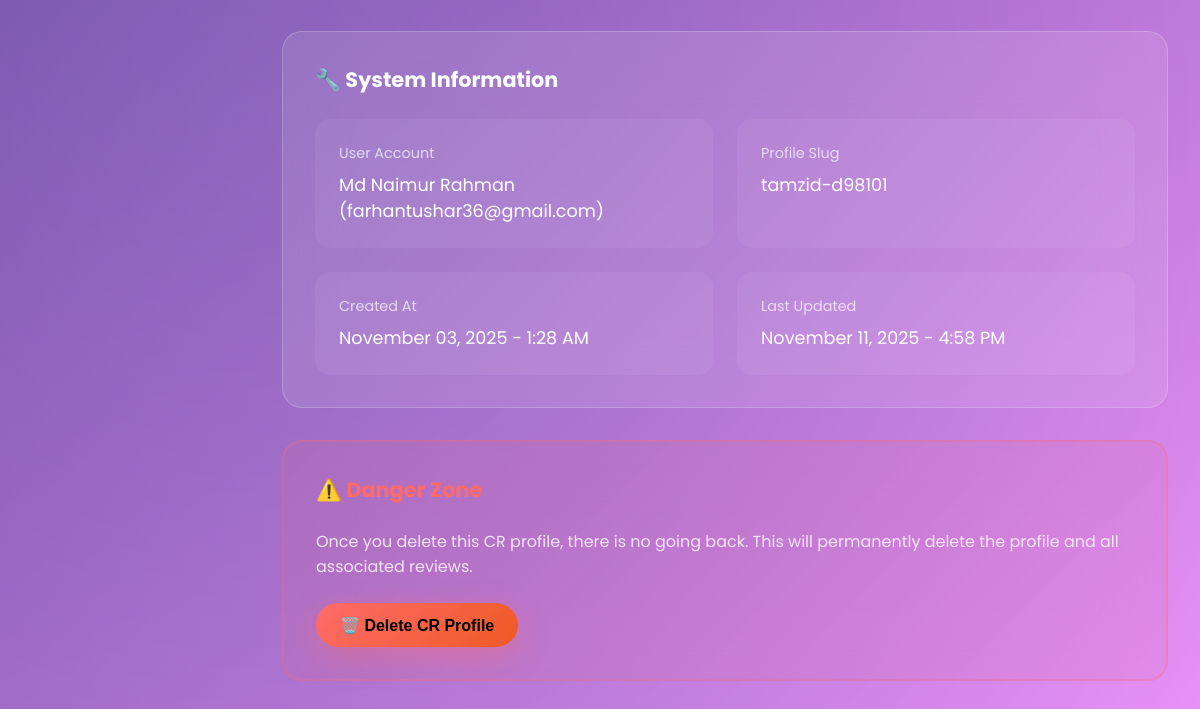
Page /admin_dashboard/cr/view/tamzid-d98101/ (signed in, lower part) on the earlier database version.
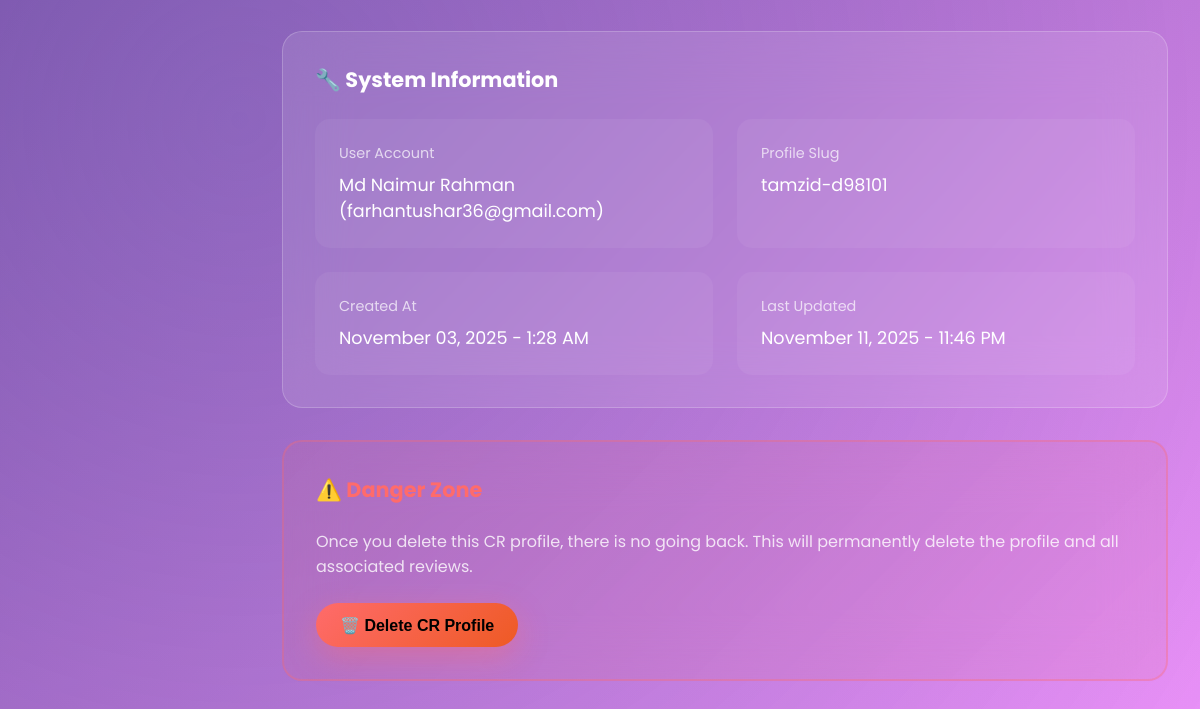
Same page on the later database version.
### cr/models.py (models this page shows, shortened)
class CrProfile(models.Model):
    user=models.OneToOneField('userprofile.User', on_delete=models.CASCADE,related_name='user_profile')
    university=models.ForeignKey(University, on_delete=models.CASCADE,related_name='university_crs')
    department=models.ForeignKey(Department, on_delete=models.CASCADE,related_name='department_crs')
    cr_status = models.CharField(
    max_length=20,
    choices=[('Present', 'Present CR'), ('Former', 'Former CR')],
    default='Present'
    )
    profile_picture = models.ImageField(upload_to='cr_profile_pictures/', blank=True, null=True)
    name = models.CharField(max_length=100)
    gender = models.CharField(choices=[('M', 'Male'), ('F', 'Female')], max_length=1)
    email = models.EmailField(blank=True, null=True)
    phone = models.CharField(max_length=30, blank=True, null=True)
    st_id = models.CharField(max_length=50, unique=True)
    batch = models.CharField(max_length=20)
    dept_batch = models.CharField(max_length=20 , blank=True, null=True)
    section = models.CharField(max_length=10)
    bio = models.TextField(blank=True, null=True)
    date_of_birth = models.DateField(blank=True, null=True)
    slug = models.SlugField(unique=True, blank=True)
    facebook_url = models.URLField(default='https://www.facebook.com/')
    instagram_url = models.URLField(default='https://www.instagram.com/')
    linkedin_url = models.URLField(default='https://www.linkedin.com/')
    created_at=models.DateTimeField(auto_now_add=True)
    updated_at=models.DateTimeField(auto_now=True)
    deleted_at=models.DateTimeField(auto_now=True,blank=True,null=True)
    @property
    def average_rating(self):
        avg=self.cr_reviews.aggregate(Avg('rating'))['rating__avg']
        return round(avg,1) if avg else 0

### userprofile/models.py (models this page shows, shortened)
class User(AbstractBaseUser,PermissionsMixin):
    university=models.ForeignKey(University, on_delete=models.SET_NULL,related_name='university_user',null=True,blank=True)
    department=models.ForeignKey(Department, on_delete=models.SET_NULL,related_name='department_user',null=True,blank=True)
    profile_picture = models.CharField(max_length=500, null=True, blank=True)
    first_name = models.CharField(max_length=50)
    last_name = models.CharField(max_length=50)
    gender = models.CharField(choices=[('M', 'Male'), ('F', 'Female')], max_length=1)
    email = models.EmailField(unique=True)
    phone=models.CharField(max_length=20,null=True,blank=True)
    date_of_birth=models.DateField(null=True,blank=True)
    student_id=models.CharField(max_length=50,unique=True,null=True,blank=True)
    batch=models.CharField(max_length=20,null=True,blank=True)
    dept_batch = models.CharField(max_length=20 , blank=True, null=True)
    section=models.CharField(max_length=20,null=True,blank=True)
    bio=models.TextField(null=True,blank=True)
    facebook_url=models.URLField(default='https://www.facebook.com/')
    instagram_url=models.URLField(default='https://www.instagram.com/')
    linkedin_url=models.URLField(default='https://www.linkedin.com/')
    role=models.CharField(max_length=20, default='student')
    slug=models.SlugField(blank=True,unique=True)
    is_email_verified = models.BooleanField(default=False)
    email_verification_token = models.UUIDField(blank=True, null=True, editable=False)
    email_verification_token_created = models.DateTimeField(blank=True, null=True)
    password_reset_token = models.UUIDField(null=True, blank=True, editable=False)
    password_reset_token_created = models.DateTimeField(null=True, blank=True)
    is_active = models.BooleanField(default=True)
    is_staff = models.BooleanField(default=False)
    created_at = models.DateTimeField(auto_now_add=True)
    updated_at = models.DateTimeField(auto_now=True)
    deleted_at = models.DateTimeField(blank=True, null=True)
    USERNAME_FIELD = 'email'
    REQUIRED_FIELDS = ['first_name','last_name']
    objects = CustomUserManager()
    def get_full_name(self):
        return f"{self.first_name} {self.last_name}"

### admin_dashboard/views.py (the view)
# urls.py: path('admin_dashboard/cr/view/<slug:slug>/', admin_view_cr, name='admin_view_cr'),
@staff_member_required
def admin_view_cr(request, slug):
    cr = get_object_or_404(CrProfile, slug=slug)
    reviews = Review.objects.filter(cr_profile=cr, is_approved=True).order_by('-created_at')[:5]
    total_reviews_count = Review.objects.filter(cr_profile=cr).count()
    approved_reviews_count = Review.objects.filter(cr_profile=cr, is_approved=True).count()
    pending_reviews_count = total_reviews_count - approved_reviews_count
    context = {
        'cr': cr,
        'reviews': reviews,
        'title': f'View CR: {cr.name}',
        'approved_reviews_count': approved_reviews_count,
        'total_reviews_count': total_reviews_count,
        'pending_reviews_count': pending_reviews_count,
    }
    return render(request, 'admin_dashboard/view_cr_admin.html', context)

### templates/admin_dashboard/view_cr_admin.html (shortened to what this page needs)
{% load static %}
{% block content %}
    <link rel="stylesheet" href="{% static 'style.css' %}">
    <link rel="stylesheet" href="{% static 'admin_dashboard/admin_dashboard.css' %}">
    <div class="dashboard-container1">
        <main class="main-content1">
            <div class="dashboard-card1">
                <h2 class="card-title1">🔧 System Information</h2>
                <div style="display: grid; grid-template-columns: repeat(2, 1fr); gap: 1.5rem;">
                    <div style="background: rgba(255, 255, 255, 0.05); border-radius: 15px; padding: 1.5rem;">
                        <div style="color: rgba(255, 255, 255, 0.7); font-size: 0.9rem; margin-bottom: 0.5rem;">User Account</div>
                        <div style="color: white; font-size: 1.1rem;">{{ cr.user.get_full_name }} ({{ cr.user.email }})</div>
                    </div>
                    <div style="background: rgba(255, 255, 255, 0.05); border-radius: 15px; padding: 1.5rem;">
                        <div style="color: rgba(255, 255, 255, 0.7); font-size: 0.9rem; margin-bottom: 0.5rem;">Profile Slug</div>
                        <div style="color: white; font-size: 1.1rem; word-break: break-all;">{{ cr.slug }}</div>
                    </div>
                    <div style="background: rgba(255, 255, 255, 0.05); border-radius: 15px; padding: 1.5rem;">
                        <div style="color: rgba(255, 255, 255, 0.7); font-size: 0.9rem; margin-bottom: 0.5rem;">Created At</div>
                        <div style="color: white; font-size: 1.1rem;">{{ cr.created_at|date:"F d, Y - g:i A" }}</div>
                    </div>
                    <div style="background: rgba(255, 255, 255, 0.05); border-radius: 15px; padding: 1.5rem;">
                        <div style="color: rgba(255, 255, 255, 0.7); font-size: 0.9rem; margin-bottom: 0.5rem;">Last Updated</div>
                        <div style="color: white; font-size: 1.1rem;">{{ cr.updated_at|date:"F d, Y - g:i A" }}</div>
                    </div>
                </div>
            </div>
            <div class="dashboard-card1" style="border: 2px solid rgba(255, 107, 107, 0.3); background: linear-gradient(135deg, rgba(255, 107, 107, 0.1), rgba(238, 90, 36, 0.05));">
                <h2 class="card-title1" style="color: #ff6b6b;">⚠️ Danger Zone</h2>
                <p style="color: rgba(255, 255, 255, 0.8); margin-bottom: 1.5rem;">
                    Once you delete this CR profile, there is no going back. This will permanently delete the profile and all associated reviews.
                </p>
                <button onclick="if(confirm('Are you sure you want to delete this CR profile? This action cannot be undone!')) { window.location.href='{% url 'admin_delete_cr' cr.slug %}'; }" class="btn1" style="background: linear-gradient(135deg, #ff6b6b, #ee5a24); box-shadow: 0 10px 30px rgba(255, 107, 107, 0.4);">
                    🗑️ Delete CR Profile
                </button>
            </div>
        </main>
    </div>
{% endblock content %}

### templates/admin_dashboard/sidebar.html (shortened to what this page needs)
{%load static%}

### static/style.css (style rules this page uses)
* { margin: 0; padding: 0; box-sizing: border-box; }
.card-title1 { color: white; font-size: 1.5rem; font-weight: 700; margin-bottom: 1.5rem; display: flex; align-items: center; gap: 0.8rem; }

### static/admin_dashboard/admin_dashboard.css (style rules this page uses)
.dashboard-container1 { display: flex; min-height: 100vh; width: 100%; }
.main-content1 { flex: 1; margin-left: 250px; padding: 2rem; transition: all 0.3s ease; width: calc(100% - 280px); min-height: 100vh; }
.btn1 { padding: 0.8rem 1.5rem; border-radius: 50px; border: none; cursor: pointer; font-weight: 600; transition: all 0.3s ease; display: inline-flex; align-items: center; gap: 0.5rem; font-size: 1rem; }
.dashboard-card1 { background: rgba(255, 255, 255, 0.1); backdrop-filter: blur(30px); border-radius: 20px; padding: 2rem; border: 1px solid rgba(255, 255, 255, 0.2); margin-bottom: 2rem; }
.card-title1 { color: white; font-size: 1.3rem; font-weight: 700; }

Differences in the rows shown:
changed CrProfile "tamzid-d98101": updated_at "November 11, 2025 - 4:58 PM" → "November 11, 2025 - 11:46 PM"
